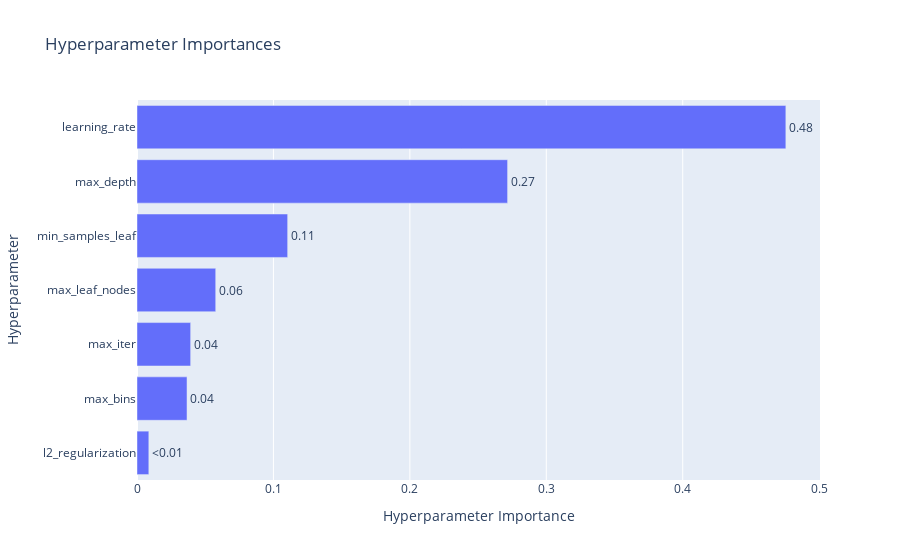

Write notebook code for a chart like this one.
### Code cell
plot_param_importances(study)

### Figure 1 — Plotly figure (JSON) as saved in the notebook; plotly's stock layout.template omitted (floating-point values rounded to 4 significant figures)
{"data": [{"cliponaxis": false, "hovertemplate": ["l2_regularization (FloatDistribution): 0.008673869615206754<extra></extra>", "max_bins (IntDistribution): 0.03665967371908446<extra></extra>", "max_iter (IntDistribution): 0.0393220908021893<extra></extra>", "max_leaf_nodes (IntDistribution): 0.05769809610441753<extra></extra>", "min_samples_leaf (IntDistribution): 0.11043180872148672<extra></extra>", "max_depth (IntDistribution): 0.2716277641685318<extra></extra>", "learning_rate (FloatDistribution): 0.4755866968690834<extra></extra>"], "name": "Objective Value", "orientation": "h", "text": ["<0.01", "0.04", "0.04", "0.06", "0.11", "0.27", "0.48"], "textposition": "outside", "type": "bar", "x": [0.008674, 0.03666, 0.03932, 0.0577, 0.1104, 0.2716, 0.4756], "y": ["l2_regularization", "max_bins", "max_iter", "max_leaf_nodes", "min_samples_leaf", "max_depth", "learning_rate"]}], "layout": {"title": {"text": "Hyperparameter Importances"}, "xaxis": {"title": {"text": "Hyperparameter Importance"}}, "yaxis": {"title": {"text": "Hyperparameter"}}}}
